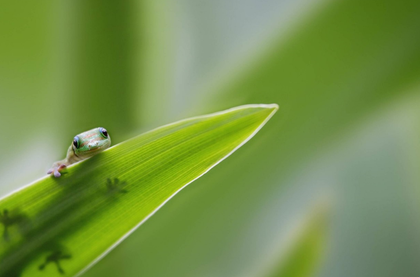
%> input picture project1.png, 420 x 277 px, shrunk from 1223 x 807 before the run
$ octave 'histogram equalization.m'   (GNU Octave 9; MATLAB toolbox functions it lacks are replaced by stand-ins)
%> lines starting %> are read from the running program, lines starting %| are printed output that depends on the picture
clc
Image=imread('project1.png');
%> Image is the input picture: size 277x420x3 uint8; mean R, G, B 117.5, 145.2, 74.5
Red=Image;
Green=Image;
Blue=Image;
I1=double(Image);
Red(:,:,2:3)=0;
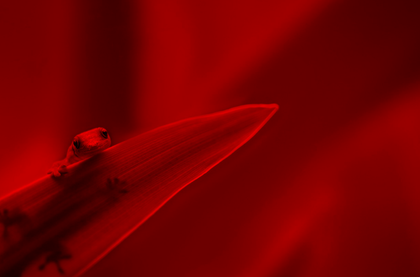
%> Red: size 277x420x3 uint8; mean R, G, B 117.5, 0, 0
Green(:,:,[1 3])=0;
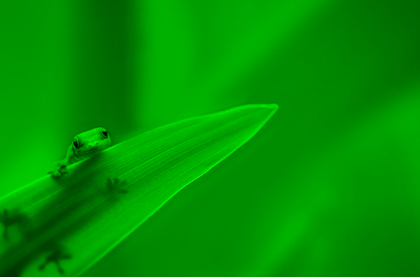
%> Green: size 277x420x3 uint8; mean R, G, B 0, 145.2, 0
Blue(:,:,1:2)=0;
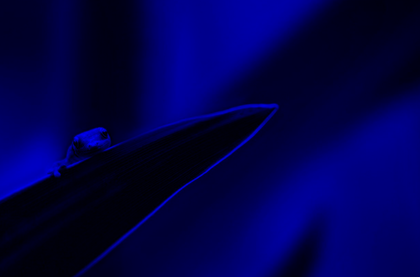
%> Blue: size 277x420x3 uint8; mean R, G, B 0, 0, 74.5
orginalGrey=uint8((I1(:,:,1)+I1(:,:,2)+I1(:,:,3))/3);
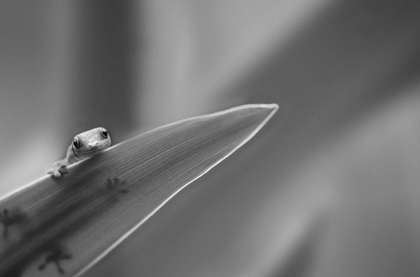
%> orginalGrey: size 277x420 uint8; min 2, max 243, mean 112.4
[rows,columns,~] = size(orginalGrey);
%> rows = 277; columns = 420
finalResult = uint8(zeros(rows,columns));
totalpixels = rows*columns;
%> totalpixels = 116340
frequency = zeros(256,1);
pdf = zeros(256,1);
cdf = zeros(256,1);
cummlative = zeros(256,1);
outpic = zeros(256,1);
for i = 1:1:rows
    for j = 1:1:columns
        sum = orginalGrey(i,j);
        frequency(sum+1) = frequency(sum+1)+1;
        pdf(sum+1) = frequency(sum+1)/totalpixels;
    end
end
%> after the loop, frequency = 256 values, max 3082 at index 100, min 0 at index 1, mean 454.5; pdf = 256 values, max 0.0265 at index 100, min 0 at index 1, mean 0.00391
total =0 ;
intensity = 255;
for i = 1:1:size(pdf)
    total =total +frequency(i);
    cummlative(i) = total;
    cdf(i) = cummlative(i)/ totalpixels;
    outpic(i) = round(cdf(i) * intensity);
end
%> this loop made 256 passes
%> total on passes 1 to 3: 0, 0, 1
%> after the loop, cdf = 256 values from 0 to 1; cummlative = 256 values from 0 to 116340; outpic = 256 values from 0 to 255; total = 116340
for i = 1:1:rows
    for j = 1:1:columns
        finalResult(i,j) = outpic(orginalGrey(i,j) + 1);
    end
end
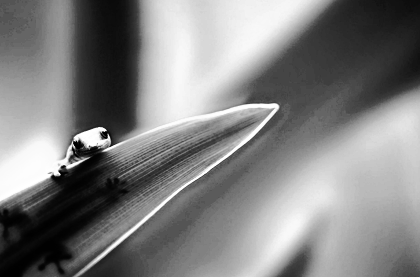
%> finalResult: size 277x420 uint8; min 0, max 255, mean 128.8
subplot(1,3,1),imshow(orginalGrey),title('Original Grey Image');
subplot(1,3,2),imshow(finalResult),title('After Manual Histogram Equlization');
subplot(1,3,3),imshow(histeq(orginalGrey)),title('using histeq');

$ run again, with image4.jpg saved as project1.png
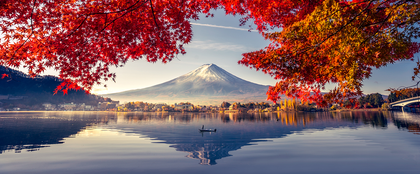
%> input picture image4.jpg, 420 x 174 px, shrunk from 1601 x 664 before the run
%> Image is the input picture: size 174x420x3 uint8; mean R, G, B 131.8, 95, 98.5
%> `orginalGrey=uint8((I1(:,:,1)+I1(:,:,2)+I1(:,:,3))/3);`:
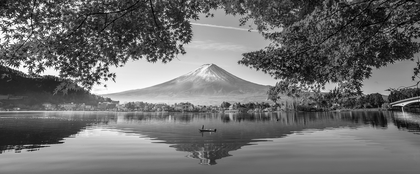
%> orginalGrey: size 174x420 uint8; min 0, max 255, mean 108.4
%> after the loop `for i = 1:1:rows`: frequency = 256 values, max 696 at index 107, min 0 at index 256, mean 285.5; pdf = 256 values, max 0.00952 at index 107, min 0 at index 256, mean 0.00391
%> the loop `for i = 1:1:size(pdf)` made 256 passes
%> total on passes 1 to 3: 9, 23, 31
%> after the loop `for i = 1:1:size(pdf)`: cdf = 256 values from 0.000123 to 1; cummlative = 256 values from 9 to 73080; outpic = 256 values from 0 to 255; total = 73080
%> after the loop `for i = 1:1:rows`:
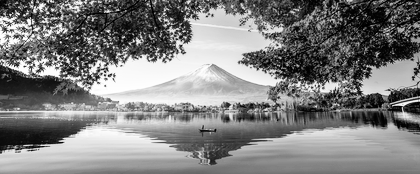
%> finalResult: size 174x420 uint8; min 0, max 255, mean 128.2
